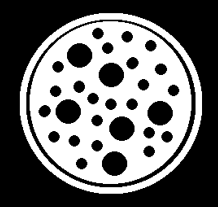
%> input picture bilgisayarli-gorme/bölüm-6_matlab/sekil4.png, 218 x 207 px
$ octave morfoloji5_kapama.m   (GNU Octave 9; MATLAB toolbox functions it lacks are replaced by stand-ins)
%> lines starting %> are read from the running program, lines starting %| are printed output that depends on the picture; in (x1, y1, x2, y2) boxes, pixels count from 0 and x2, y2 are one past the last pixel; in counts of white or black regions, pixels touching at a corner belong together; the program's own positions count from 1
clc;
clear all;
a=imread('sekil4.png');
%> a is the input picture: size 207x218x3 uint8; min 0, max 255, mean 108.1
a_gri=rgb2gray(a);
a_bw=im2bw(a_gri);
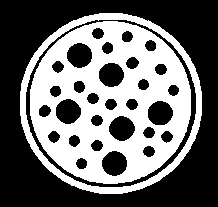
%> a_bw: size 207x218 logical; 42.3% white; 2 white regions, box (x1, y1, x2, y2) and area: (30, 21, 191, 184) 15518, (20, 13, 202, 194) 3589
se=strel('disk',7);
b=imclose(a_bw,se);
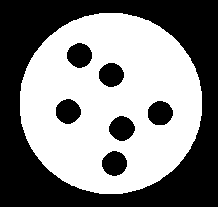
%> b: size 207x218 logical; 51.4% white; 7 black regions, largest, box (x1, y1, x2, y2) and area: (0, 0, 218, 207) 19066, (109, 116, 135, 141) 483, (102, 151, 127, 176) 480
img_bw=imcomplement(b);
figure(1); imshow(a);
figure(2); imshow(b);
figure(3); imshow(img_bw);

$ run again, with bilgisayarli-gorme/bölüm-6_matlab/sekil2.png copied over bilgisayarli-gorme/bölüm-6_matlab/sekil4.png
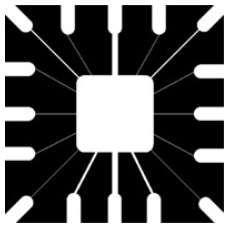
%> input picture bilgisayarli-gorme/bölüm-6_matlab/sekil2.png, 226 x 228 px
%> a is the input picture: size 228x226x3 uint8; min 0, max 255, mean 85.7
%> `a_bw=im2bw(a_gri);`:
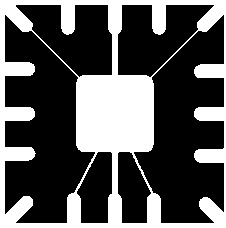
%> a_bw: size 228x226 logical; 33.1% white; 1 white region, box (x1, y1, x2, y2) and area: (0, 0, 226, 228) 17070
%> `b=imclose(a_bw,se);`:
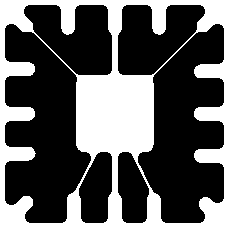
%> b: size 228x226 logical; 34.6% white; 1 white region, box (x1, y1, x2, y2) and area: (0, 0, 226, 228) 17851

$ run again, with bilgisayarli-gorme/bölüm-6_matlab/sekil3.png copied over bilgisayarli-gorme/bölüm-6_matlab/sekil4.png
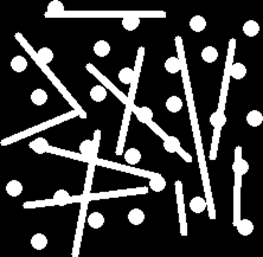
%> input picture bilgisayarli-gorme/bölüm-6_matlab/sekil3.png, 263 x 257 px
%> a is the input picture: size 257x263 uint8; min 0, max 255, mean 56.7
%> `a_bw=im2bw(a_gri);`:
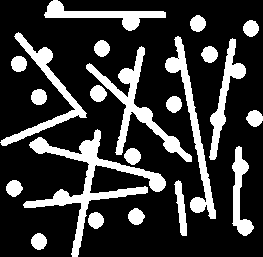
%> a_bw: size 257x263 logical; 22.2% white; 22 white regions, largest, box (x1, y1, x2, y2) and area: (23, 129, 166, 257) 3198, (86, 46, 192, 162) 2107, (165, 36, 216, 219) 1717
%> `b=imclose(a_bw,se);`:
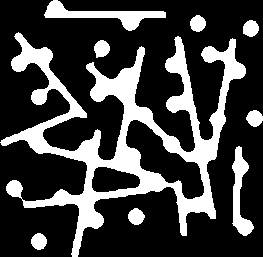
%> b: size 257x263 logical; 25.5% white; 9 white regions, largest, box (x1, y1, x2, y2) and area: (0, 32, 246, 257) 13885, (44, 0, 166, 31) 1213, (232, 146, 254, 236) 884
